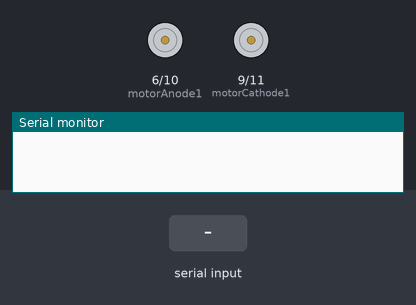
Bench run of a sketch on a simulated Arduino Uno, built with avr-gcc and run on an emulated ATmega328P. Shown: motor-driver pin pairs drawn as motors (green arrow = first pin HIGH = forward, orange = second pin HIGH = backward, longer = more drive), the last lines printed to the serial monitor. Inputs (shaded band) come from the test bench.

Above: at 1.2 s.
1.3 s: "a" received over Serial
At 1.7 s:
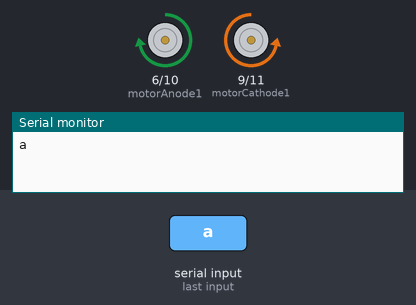
3.3 s: "b" received over Serial
At 4.7 s:
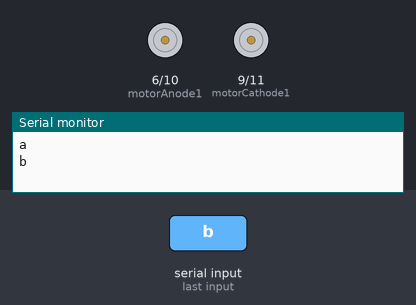
5.0 s: "d" received over Serial
At 5.12 s:
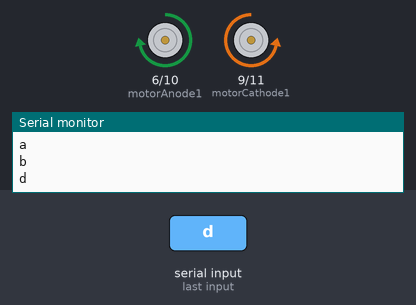
6.7 s: "e" received over Serial
At 7.1 s:
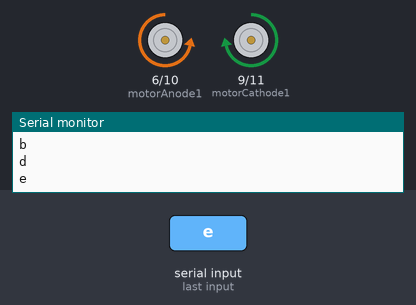
Timing chart, 0 to 9.7 s (numbered marks = the images above; inputs shaded):
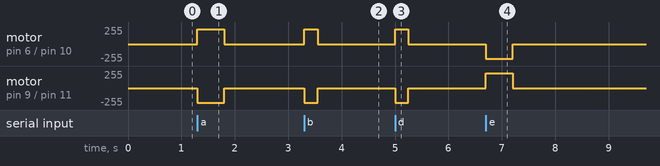

The sketch:

dc_motor_test.ino
```cpp
int motorAnode1 = 6;
int motorCathode1 = 9;
int motorAnode2 = 10;
int motorCathode2 = 11;

int INSTR_DUR = 500;
bool doing;
int maxSpeed = 220;
int turnSpeed = 80;

void setup() {
  Serial.begin(9600);
  pinMode(motorAnode1, OUTPUT);
  pinMode(motorCathode1, OUTPUT);
  pinMode(motorAnode2, OUTPUT);
  pinMode(motorCathode2, OUTPUT);
  doing = false;
}

void loop() {
  if(Serial.available() > 0 && !doing){
    char instr = Serial.read();
    Serial.println(instr);
    switch(instr){
      case 'a':
        goForward(INSTR_DUR);
        break;
      case 'b':
        turnLeft(INSTR_DUR / 2);
        break;
      case 'd':
        turnRight(INSTR_DUR / 2);
        break;
      case 'e':
        goBackward(INSTR_DUR);
        break;
      default:
        Serial.println("Unknown command");
    }
  }
}

void goForward(int time){
  doing = true;
  setMotors(maxSpeed, maxSpeed);
  delay(time);
  halt();
  doing = false;
}

void goBackward(int time){
  doing = true;
  setMotors(-maxSpeed, -maxSpeed);
  delay(time);
  halt();
  doing = false;
}

void turnLeft(int time){
  doing = true;
  setMotors(maxSpeed, turnSpeed);
  delay(time);
  halt();
  doing = false;
}

void turnRight(int time){
  doing = true;
  setMotors(turnSpeed, maxSpeed);
  delay(time);
  halt();
  doing = false;
}
void halt(){
  setMotors(0, 0);
}

void setMotors(int motor1, int motor2){
  if(motor1 > 0){
    analogWrite(motorAnode1, motor1);
    analogWrite(motorCathode1, 0);
  }else{
    analogWrite(motorAnode1, 0);
    analogWrite(motorCathode1, -motor1);
  }
  if(motor2 > 0){
    analogWrite(motorAnode2, 0);
    analogWrite(motorCathode2, motor2);
  }else{
    analogWrite(motorAnode2, -motor2);
    analogWrite(motorCathode2, 0);
  }
}
```

Measured:
- after the input at 1.3 s, motor on pin 6 (motorAnode1) / pin 10 (motorAnode2): stopped → forward 220/255 at once, → stopped 0.50 s later; motor on pin 9 (motorCathode1) / pin 11 (motorCathode2): stopped → backward 220/255 at once, → stopped 0.50 s later
- after the input at 3.3 s, motor on pin 6 (motorAnode1) / pin 10 (motorAnode2): stopped → forward 220/255 at once, → stopped 0.25 s later; motor on pin 9 (motorCathode1) / pin 11 (motorCathode2): stopped → backward 220/255 at once, → stopped 0.25 s later
- after the input at 5.0 s, motor on pin 6 (motorAnode1) / pin 10 (motorAnode2): stopped → forward 220/255 at once, → stopped 0.25 s later; motor on pin 9 (motorCathode1) / pin 11 (motorCathode2): stopped → backward 220/255 at once, → stopped 0.25 s later
- after the input at 6.7 s, motor on pin 6 (motorAnode1) / pin 10 (motorAnode2): stopped → backward 220/255 at once, → stopped 0.50 s later; motor on pin 9 (motorCathode1) / pin 11 (motorCathode2): stopped → forward 220/255 at once, → stopped 0.50 s later
